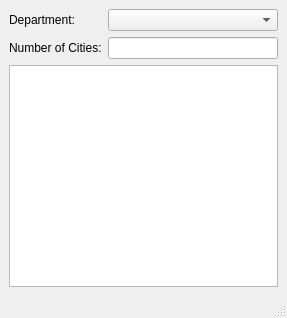
<?xml version="1.0" encoding="UTF-8"?>
<ui version="4.0">
 <class>MainWindow</class>
 <widget class="QMainWindow" name="MainWindow">
  <property name="geometry">
   <rect>
    <x>0</x>
    <y>0</y>
    <width>287</width>
    <height>318</height>
   </rect>
  </property>
  <property name="windowTitle">
   <string>MainWindow</string>
  </property>
  <widget class="QWidget" name="centralwidget">
   <layout class="QVBoxLayout" name="verticalLayout">
    <item>
     <layout class="QFormLayout" name="formLayout">
      <item row="0" column="0">
       <widget class="QLabel" name="label_department">
        <property name="text">
         <string>Department:</string>
        </property>
       </widget>
      </item>
      <item row="0" column="1">
       <widget class="QComboBox" name="comboBox"/>
      </item>
      <item row="1" column="0">
       <widget class="QLabel" name="label_numberOfCities">
        <property name="text">
         <string>Number of Cities:</string>
        </property>
       </widget>
      </item>
      <item row="1" column="1">
       <widget class="QLineEdit" name="lineEdit"/>
      </item>
     </layout>
    </item>
    <item>
     <widget class="QListView" name="listView"/>
    </item>
   </layout>
  </widget>
  <widget class="QMenuBar" name="menubar">
   <property name="geometry">
    <rect>
     <x>0</x>
     <y>0</y>
     <width>287</width>
     <height>22</height>
    </rect>
   </property>
  </widget>
  <widget class="QStatusBar" name="statusbar"/>
 </widget>
 <resources/>
 <connections/>
</ui>
